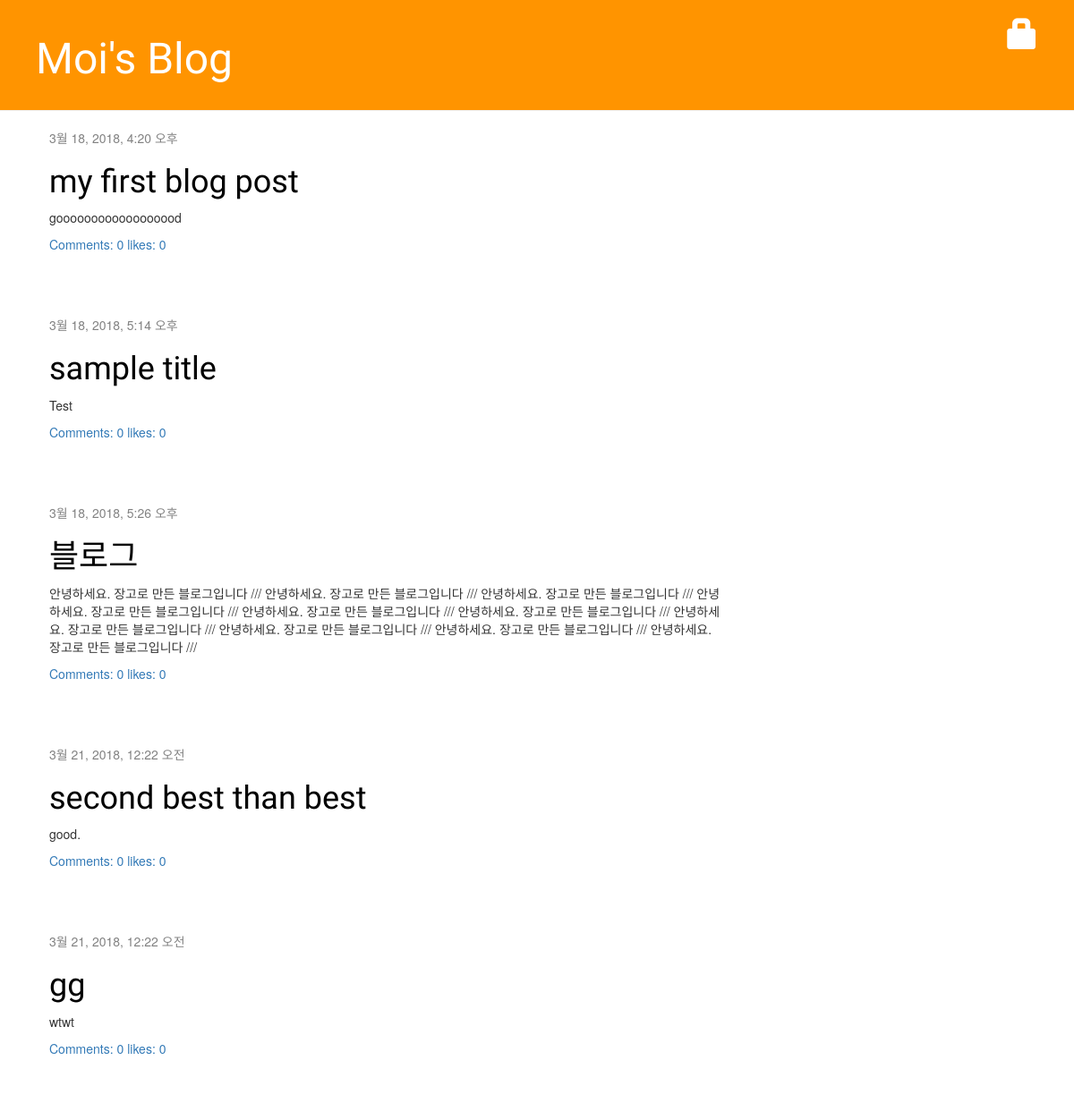
Before: / with the older database file.
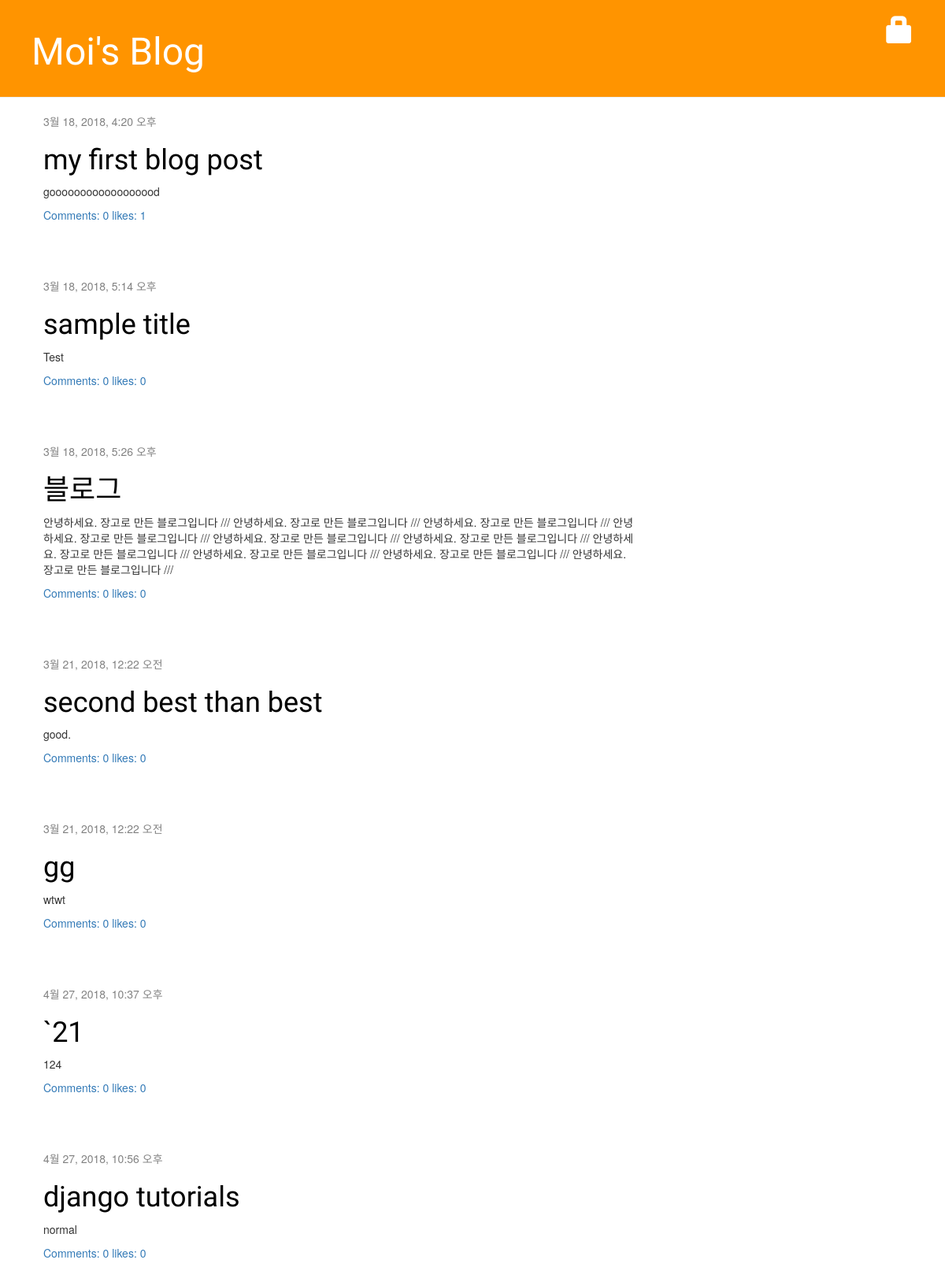
After: the same page with the newer database file.
### blog/models.py (models this page shows, shortened)
class Post(models.Model):
    author = models.ForeignKey('auth.User', on_delete=models.CASCADE)
    title = models.CharField(max_length=200)
    text = models.TextField()
    created_date = models.DateTimeField(
            default=timezone.now)
    published_date = models.DateTimeField(
            blank=True, null=True)

### blog/views.py (the view)
def post_list(request):
    posts = Post.objects.filter(published_date__lte=timezone.now()).order_by('published_date')
    return render(request, 'blog/post_list.html', {'posts': posts})

### blog/templates/blog/post_list.html
{% extends 'blog/base.html' %}
{% block content %}
    {% for post in posts %}
        <div class="post">
            <div class="date">
                {{ post.published_date }}
            </div>
            <h1><a href="{% url 'post_detail' pk=post.pk %}">{{ post.title }}</a></h1>
            <p>{{ post.text|linebreaksbr }}</p>
            <a href="{% url 'post_detail' pk=post.pk %}">Comments: {{ post.comments.count }}</a>
            <a href="{% url 'post_detail' pk=post.pk %}">likes: {{ post.likes.count }}</a>
        </div>
    {% endfor %}
{% endblock %}

### blog/templates/blog/base.html (shortened to what this page needs)
{% load staticfiles %}
<html>
    <head>
        <link rel="stylesheet" href="//maxcdn.bootstrapcdn.com/bootstrap/3.2.0/css/bootstrap.min.css">
        <link rel="stylesheet" href="//maxcdn.bootstrapcdn.com/bootstrap/3.2.0/css/bootstrap-theme.min.css">
        <link rel="stylesheet" href="{% static 'css/blog.css' %}">
    </head>
    <body>
        <div class="page-header">
            {% if user.is_authenticated %}
                <a href="{% url 'post_new' %}" class="top-menu"><span class="glyphicon glyphicon-plus"></span></a>
                <a href="{% url 'post_draft_list' %}" class="top-menu"><span class="glyphicon glyphicon-edit"></span></a>
                <p class="top-menu">Hello, {{ user.username }} <small>(<a href="{% url 'logout' %}">Log out</a>)</small></p>
            {% else %}
                <a href="{% url 'login' %}" class="top-menu"><span class="glyphicon glyphicon-lock"></span></a>
            {% endif %}
            <h1><a href="/">Moi's Blog</a></h1>
        </div>
        <div class="content container">
            <div class="row">
                <div class="col-md-8">
                {% block content %}
                {% endblock %}
                </div>
            </div>
        </div>
    </body>
</html>

### blog/static/css/blog.css (style rules this page uses)
h1 a { color: #FCA205; font-family: 'Lobster'; }
.page-header { background-color: #ff9400; margin-top: 0; padding: 20px 20px 20px 40px; }
.page-header h1, .page-header h1 a, .page-header h1 a:visited, .page-header h1 a:active { color: #ffffff; font-size: 36pt; text-decoration: none; }
.content { margin-left: 40px; }
h1, h2, h3, h4 { font-family: 'Lobster', cursive; }
.date { color: #828282; }
.top-menu, .top-menu:hover, .top-menu:visited { color: #ffffff; float: right; font-size: 26pt; margin-right: 20px; }
.post { margin-bottom: 70px; }
.post h1 a, .post h1 a:visited { color: #000000; }

Changed rows visible on the page:
computed for Post "my first blog post": likes.count "0" → "1"
added Post: published_date "4월 27, 2018, 10:37 오후", title "`21", text "124", comments.count "0", likes.count "0"
now on this page (row edited): Post: published_date "4월 27, 2018, 10:56 오후", title "django tutorials", text "normal", comments.count "0", likes.count "0"
